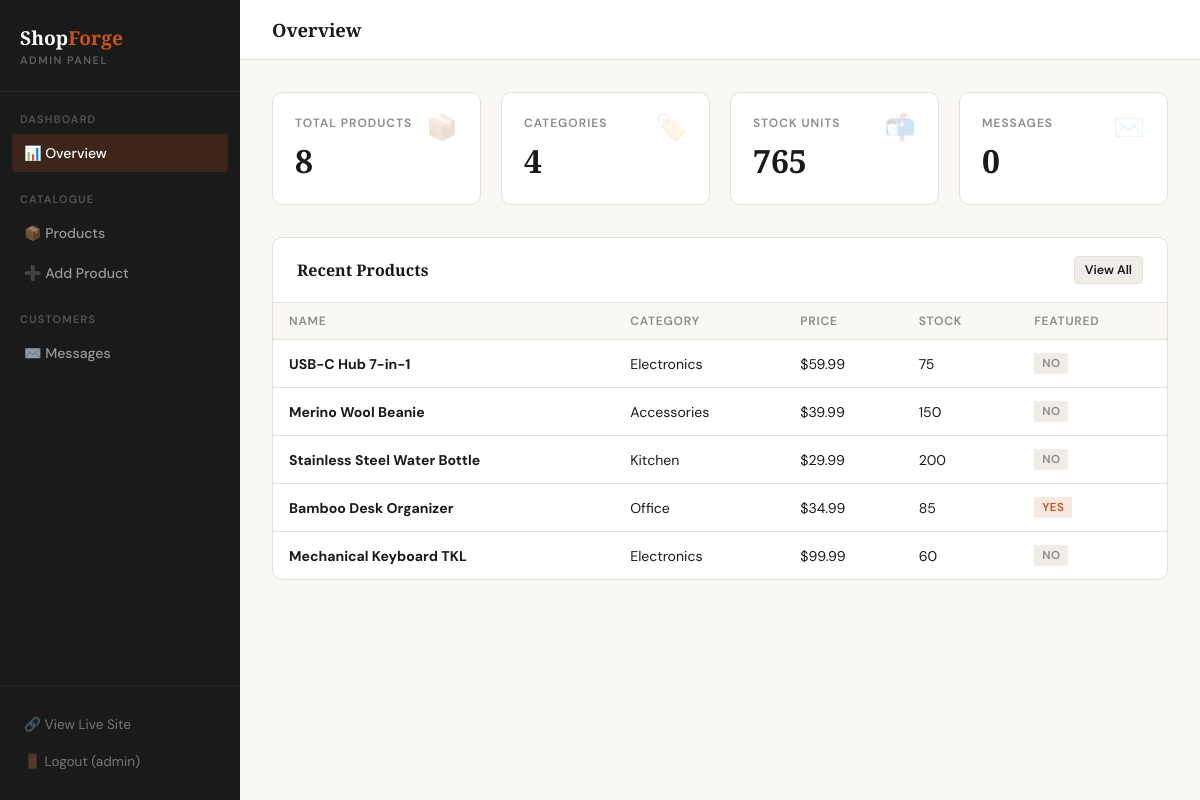
/admin/index.php (signed in), run on the app's committed database.
### tables this page shows
CREATE TABLE IF NOT EXISTS products (
    id INT AUTO_INCREMENT PRIMARY KEY,
    name VARCHAR(255) NOT NULL,
    description TEXT NOT NULL,
    price DECIMAL(10,2) NOT NULL,
    category VARCHAR(100) NOT NULL,
    stock INT NOT NULL DEFAULT 0,
    image_url VARCHAR(500),
    featured TINYINT(1) NOT NULL DEFAULT 0,
    created_at TIMESTAMP DEFAULT CURRENT_TIMESTAMP
);

### admin/index.php (the view, shortened to what this page needs)
<?php
require_once '../includes/db.php';
$total_products = $conn->query("SELECT COUNT(*) as c FROM products")->fetch_assoc()['c'];
$total_stock    = $conn->query("SELECT SUM(stock) as s FROM products")->fetch_assoc()['s'] ?? 0;
$total_contacts = $conn->query("SELECT COUNT(*) as c FROM contacts")->fetch_assoc()['c'];
$total_cats     = $conn->query("SELECT COUNT(DISTINCT category) as c FROM products")->fetch_assoc()['c'];
$recent         = $conn->query("SELECT * FROM products ORDER BY id DESC LIMIT 5");
?>
<!DOCTYPE html>
<html lang="en">
<head>
    <link rel="stylesheet" href="../assets/css/admin.css">
</head>
<body>
<aside class="sidebar">
    <div class="sidebar-logo">
        <a href="../index.php">Shop<span>Forge</span></a>
        <span class="admin-tag">Admin Panel</span>
    </div>
    <nav class="sidebar-nav">
        <span class="nav-label">Dashboard</span>
        <a href="index.php" class="active">📊 Overview</a>
        <span class="nav-label">Catalogue</span>
        <a href="products.php">📦 Products</a>
        <a href="add_product.php">➕ Add Product</a>
        <span class="nav-label">Customers</span>
        <a href="contacts.php">✉️ Messages</a>
    </nav>
    <div class="sidebar-footer">
        <a href="../index.php" target="_blank">🔗 View Live Site</a>
        <a href="logout.php">🚪 Logout (<?php echo htmlspecialchars($_SESSION['admin_username']); ?>)</a>
    </div>
</aside>
<div class="admin-main">
    <div class="admin-topbar">
        <h1>Overview</h1>
    </div>
    <div class="admin-content">
        <div class="stats-row">
            <div class="stat-card">
                <span class="s-icon">📦</span>
                <div class="s-label">Total Products</div>
                <div class="s-val"><?php echo $total_products; ?></div>
            </div>
            <div class="stat-card">
                <span class="s-icon">🏷️</span>
                <div class="s-label">Categories</div>
                <div class="s-val"><?php echo $total_cats; ?></div>
            </div>
            <div class="stat-card">
                <span class="s-icon">📬</span>
                <div class="s-label">Stock Units</div>
                <div class="s-val"><?php echo number_format($total_stock); ?></div>
            </div>
            <div class="stat-card">
                <span class="s-icon">✉️</span>
                <div class="s-label">Messages</div>
                <div class="s-val"><?php echo $total_contacts; ?></div>
            </div>
        </div>
        <div class="panel">
            <div class="panel-header">
                <h2>Recent Products</h2>
                <a href="products.php" class="btn btn-secondary btn-sm">View All</a>
            </div>
            <div class="overflow-x">
                <table>
                    <thead>
                        <tr><th>Name</th><th>Category</th><th>Price</th><th>Stock</th><th>Featured</th></tr>
                    </thead>
                    <tbody>
                        <?php while ($p = $recent->fetch_assoc()): ?>
                        <tr>
                            <td><strong><?php echo htmlspecialchars($p['name']); ?></strong></td>
                            <td><?php echo htmlspecialchars($p['category']); ?></td>
                            <td>$<?php echo number_format($p['price'], 2); ?></td>
                            <td><?php echo $p['stock']; ?></td>
                            <td><span class="badge <?php echo $p['featured'] ? 'badge-yes' : 'badge-no'; ?>"><?php echo $p['featured'] ? 'Yes' : 'No'; ?></span></td>
                        </tr>
                        <?php endwhile; ?>
                    </tbody>
                </table>
            </div>
        </div>
    </div>
</div>
</body>
</html>

### data on the page
products: name "USB-C Hub 7-in-1", category "Electronics", price "59.99", stock "75", featured "NO"
products: name "Merino Wool Beanie", category "Accessories", price "39.99", stock "150", featured "NO"
products: name "Stainless Steel Water Bottle", category "Kitchen", price "29.99", stock "200", featured "NO"
products: name "Bamboo Desk Organizer", category "Office", price "34.99", stock "85", featured "YES"
products: name "Mechanical Keyboard TKL", category "Electronics", price "99.99", stock "60", featured "NO"

### other printed values
$_SESSION['admin_username'] "admin"
$total_products "8"
$total_cats "4"
$total_stock "765"
$total_contacts "0"
